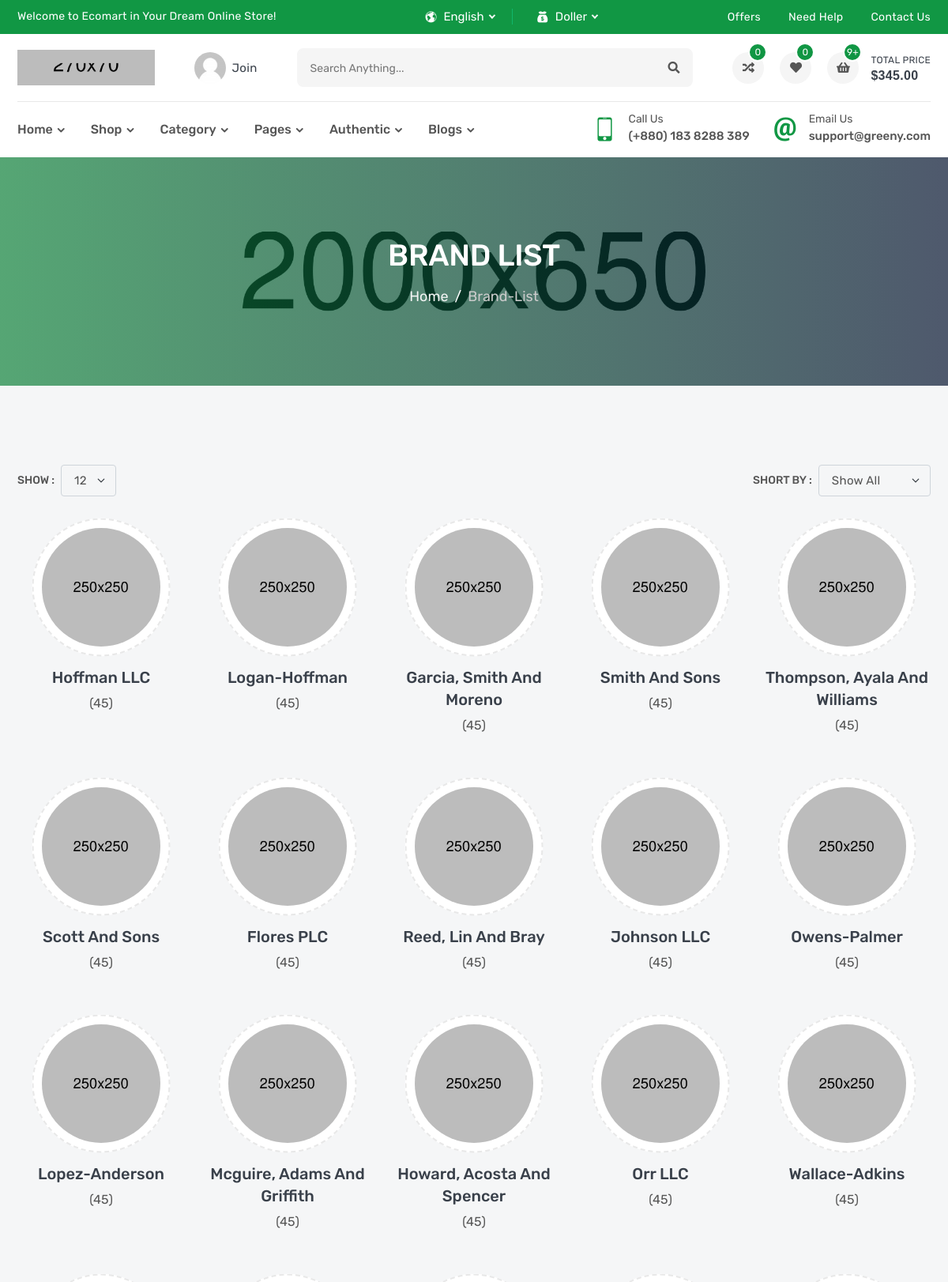
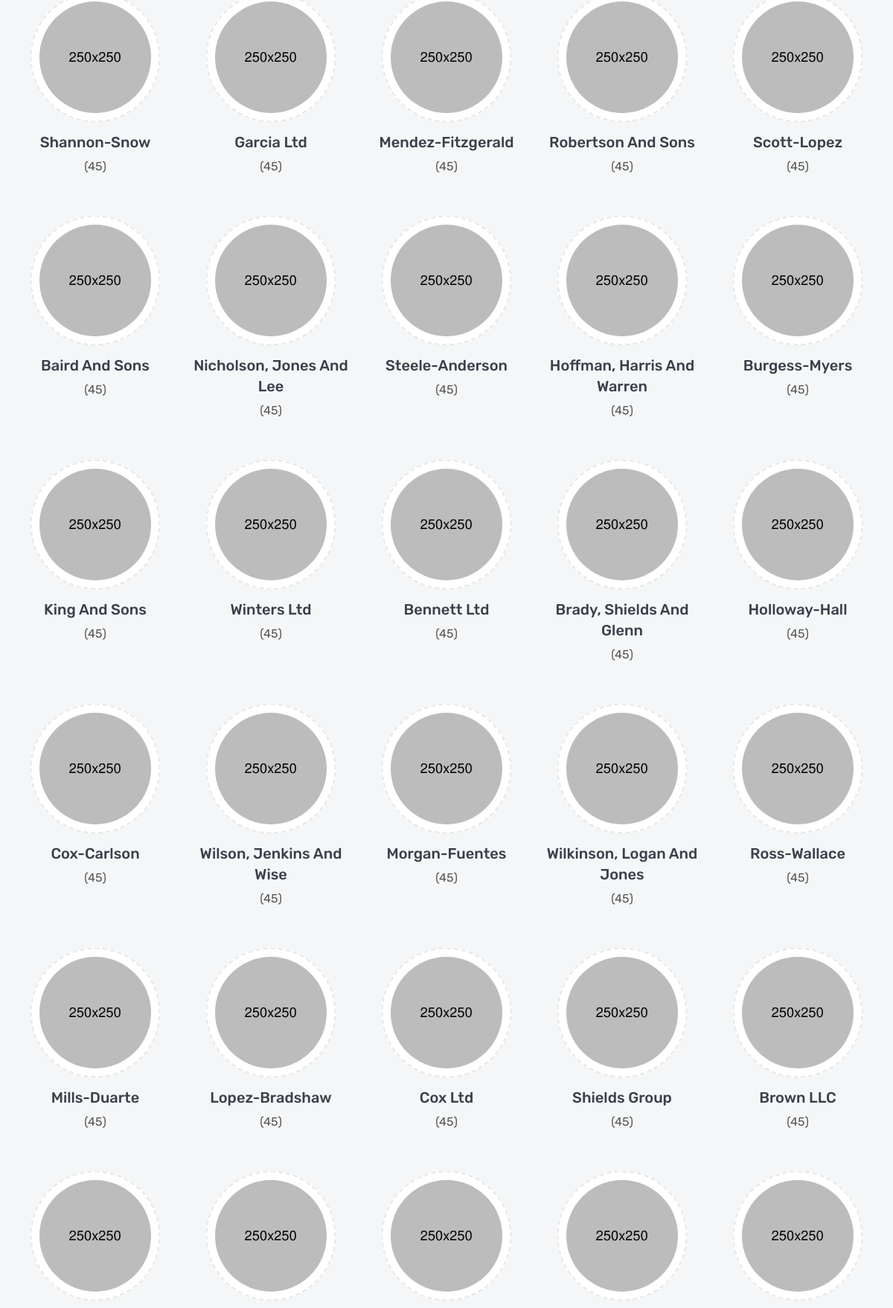
Page /products/brands (upper part) on the committed database (2 pictures, top to bottom).
### products/models.py (models this page shows, shortened)
class Brand(models.Model):
    name =models.CharField(_('name'),max_length=100)
    image = models.ImageField(_('image'),upload_to='brand')
    slug =models.SlugField(blank=True ,null=True)

### products/views.py (the view)
# urls.py: path("brands", BrandList.as_view()),
class BrandList(ListView):
    model =Brand

### products/templates/products/brand_list.html (shortened to what this page needs)
{% extends 'base.html' %}
{% load static %}
{% block css %}
    <link rel="stylesheet" href="{% static 'en/css//brand-list.css' %}">
{% endblock css %}
{% block body %}
        <section class="inner-section single-banner" style="background: url(images/single-banner.jpg) no-repeat center;">
            <div class="container">
                <h2>brand list</h2>
                <ol class="breadcrumb">
                    <li class="breadcrumb-item"><a href="index.html">Home</a></li>
                    <li class="breadcrumb-item active" aria-current="page">brand-list</li>
                </ol>
            </div>
        </section>
        <section class="inner-section">
            <div class="container">
                <div class="row">
                    <div class="col-lg-12">
                        <div class="top-filter">
                            <div class="filter-show">
                                <label class="filter-label">Show :</label>
                                <select class="form-select filter-select">
                                    <option value="1">12</option>
                                </select>
                            </div>
                            <div class="filter-short">
                                <label class="filter-label">Short by :</label>
                                <select class="form-select filter-select isotope-select">
                                    <option value="*">show all</option>
                                </select>
                            </div>
                        </div>
                    </div>
                </div>
                <div class="row row-cols-2 row-cols-md-3 row-cols-lg-4 row-cols-xl-5 isotope-items">
                   {% for object in object_list %}
                        <div class="col all vegetables">
                            <div class="brand-wrap">
                                <div class="brand-media">
                                    <img src="{{object.image.url}}" alt="brand">
                                </div>
                                <div class="brand-meta">
                                    <h4>{{object.name}}</h4>
                                    <p>(45)</p>
                                </div>
                            </div>
                        </div>
                    {% endfor %}
                </div>
            </div>
        </section>
        {% endblock body %}

### templates/base.html (shortened to what this page needs)
{% load static %}
<!DOCTYPE html>
<html lang="en">
    <head>
       <link rel="stylesheet" href="{% static 'en/fonts/flaticon/flaticon.css' %}">
       <link rel="stylesheet" href="{% static 'en/fonts/icofont/icofont.min.css' %}">
       <link rel="stylesheet" href="{% static 'en/fonts/fontawesome/fontawesome.min.css' %}">
       <link rel="stylesheet" href="{% static 'en/vendor/venobox/venobox.min.css' %}">
       <link rel="stylesheet" href="{% static 'en/vendor/slickslider/slick.min.css' %}">
       <link rel="stylesheet" href="{% static 'en/vendor/niceselect/nice-select.min.css' %}">
       <link rel="stylesheet" href="{% static 'en/vendor/bootstrap/bootstrap.min.css' %}">
       <link rel="stylesheet" href="{% static 'en/css/main.css' %}">
       {% block css %}{% endblock css %}
    </head>
    <body>
        <div class="header-top">
            <div class="container">
                <div class="row">
                    <div class="col-md-12 col-lg-5">
                        <div class="header-top-welcome">
                            <p>Welcome to Ecomart in Your Dream Online Store!</p>
                        </div>
                    </div>
                    <div class="col-md-5 col-lg-3">
                        <div class="header-top-select">
                            <div class="header-select">
                                <i class="icofont-world"></i>
                            </div>
                            <div class="header-select">
                                <i class="icofont-money"></i>
                            </div>
                        </div>
                    </div>
                    <div class="col-md-7 col-lg-4">
                        <ul class="header-top-list">
                            <li><a href="offer.html">offers</a></li>
                            <li><a href="faq.html">need help</a></li>
                            <li><a href="contact.html">contact us</a></li>
                        </ul>
                    </div>
                </div>
            </div>
        </div>
        <header class="header-part">
            <div class="container">
                <div class="header-content">
                    <a href="index.html" class="header-logo">
                        <img src="images/logo.png" alt="logo">
                    </a>
                    <a href="login.html" class="header-widget" title="My Account">
                        <img src="images/user.png" alt="user">
                        <span>join</span>
                    </a>
                    <form class="header-form">
                        <input type="text" placeholder="Search anything...">
                        <button><i class="fas fa-search"></i></button>
                    </form>
                    <div class="header-widget-group">
                        <a href="compare.html" class="header-widget" title="Compare List">
                            <i class="fas fa-random"></i>
                            <sup>0</sup>
                        </a>
                        <a href="wishlist.html" class="header-widget" title="Wishlist">
                            <i class="fas fa-heart"></i>
                            <sup>0</sup>
                        </a>
                        <button class="header-widget header-cart" title="Cartlist">
                            <i class="fas fa-shopping-basket"></i>
                            <sup>9+</sup>
                            <span>total price<small>$345.00</small></span>
                        </button>
                    </div>
                </div>
            </div>
        </header>
        <nav class="navbar-part">
            <div class="container">
                <div class="row">
                    <div class="col-lg-12">
                        <div class="navbar-content">
                            <ul class="navbar-list">
                                <li class="navbar-item dropdown">
                                    <a class="navbar-link dropdown-arrow" href="#">home</a>
                                </li>
                                <li class="navbar-item dropdown-megamenu">
                                    <a class="navbar-link dropdown-arrow" href="#">shop</a>
                                </li>
                                <li class="navbar-item dropdown-megamenu">
                                    <a class="navbar-link dropdown-arrow" href="#">category</a>
                                </li>
                                <li class="navbar-item dropdown">
                                    <a class="navbar-link dropdown-arrow" href="#">pages</a>
                                </li>
                                <li class="navbar-item dropdown">
                                    <a class="navbar-link dropdown-arrow" href="#">authentic</a>
                                </li>
                                <li class="navbar-item dropdown">
                                    <a class="navbar-link dropdown-arrow" href="#">blogs</a>
                                </li>
                            </ul>
                            <div class="navbar-info-group">
                                <div class="navbar-info">
                                    <i class="icofont-ui-touch-phone"></i>
                                    <p>
                                        <small>call us</small>
                                        <span>(+880) 183 8288 389</span>
                                    </p>
                                </div>
                                <div class="navbar-info">
                                    <i class="icofont-ui-email"></i>
                                    <p>
                                        <small>email us</small>
                                        <span>support@greeny.com</span>
                                    </p>
                                </div>
                            </div>
                        </div>
                    </div>
                </div>
            </div>
        </nav>
            {% block body %}
            {% endblock body %}
    </body>
</html>

### static/en/css/brand-list.css (style rules this page uses)
.brand-wrap { padding: 15px 0px 50px; }
.brand-media { margin-bottom: 25px; }

### rows in the picture
Brand: image (picture), name "Hoffman LLC"
Brand: image (picture), name "Logan-Hoffman"
Brand: image (picture), name "Garcia, Smith And Moreno"
Brand: image (picture), name "Smith And Sons"
Brand: image (picture), name "Thompson, Ayala And Williams"
Brand: image (picture), name "Scott And Sons"
Brand: image (picture), name "Flores PLC"
Brand: image (picture), name "Reed, Lin And Bray"
Brand: image (picture), name "Johnson LLC"
Brand: image (picture), name "Owens-Palmer"
Brand: image (picture), name "Lopez-Anderson"
Brand: image (picture), name "Mcguire, Adams And Griffith"
Brand: image (picture), name "Howard, Acosta And Spencer"
Brand: image (picture), name "Orr LLC"
Brand: image (picture), name "Wallace-Adkins"
Brand: image (picture), name "Shannon-Snow"
Brand: image (picture), name "Garcia Ltd"
Brand: image (picture), name "Mendez-Fitzgerald"
Brand: image (picture), name "Robertson And Sons"
Brand: image (picture), name "Scott-Lopez"
Brand: image (picture), name "Baird And Sons"
Brand: image (picture), name "Nicholson, Jones And Lee"
Brand: image (picture), name "Steele-Anderson"
Brand: image (picture), name "Hoffman, Harris And Warren"
Brand: image (picture), name "Burgess-Myers"
Brand: image (picture), name "King And Sons"
Brand: image (picture), name "Winters Ltd"
Brand: image (picture), name "Bennett Ltd"
Brand: image (picture), name "Brady, Shields And Glenn"
Brand: image (picture), name "Holloway-Hall"
Brand: image (picture), name "Cox-Carlson"
Brand: image (picture), name "Wilson, Jenkins And Wise"
Brand: image (picture), name "Morgan-Fuentes"
Brand: image (picture), name "Wilkinson, Logan And Jones"
Brand: image (picture), name "Ross-Wallace"
Brand: image (picture), name "Mills-Duarte"
Brand: image (picture), name "Lopez-Bradshaw"
Brand: image (picture), name "Cox Ltd"
Brand: image (picture), name "Shields Group"
Brand: image (picture), name "Brown LLC"
Brand: image (picture)
Brand: image (picture)
Brand: image (picture)
Brand: image (picture)
Brand: image (picture)
